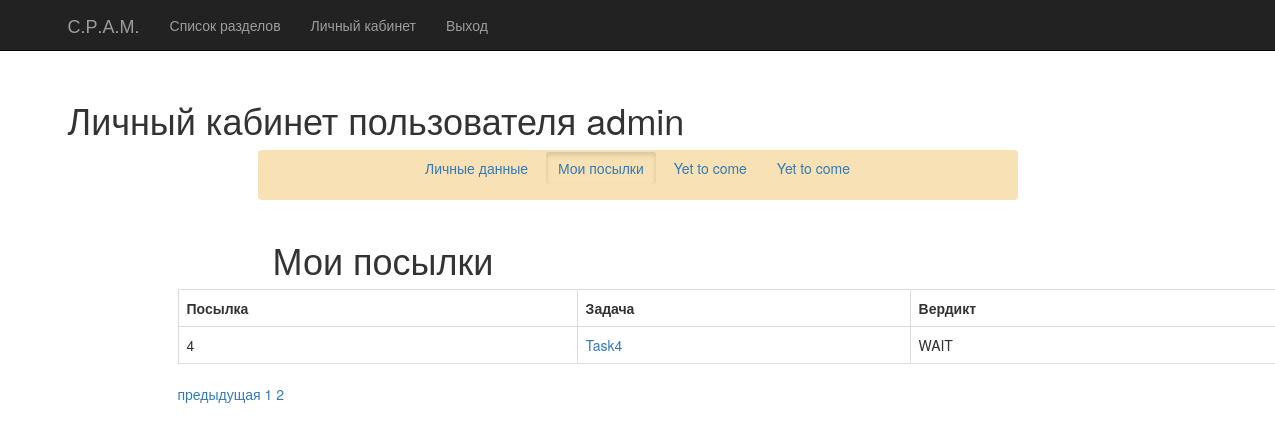
/personal_account/submissions?page=3 (signed in), run on an earlier commit of the app's database.
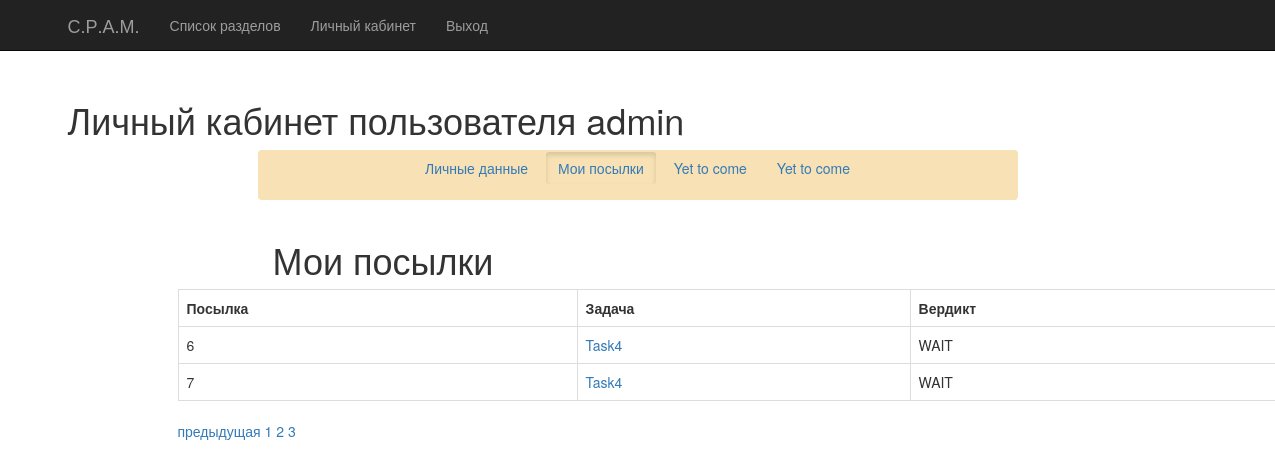
And on a later commit of the database.
### upp_app/models.py (models this page shows)
class Submission(models.Model):
    id_user = models.ForeignKey(User)
    id_task = models.ForeignKey(Task)
    id_section = models.ForeignKey(Section)
    status = models.CharField(max_length=10)

class Task(models.Model):
    rating = models.IntegerField()
    name = models.CharField(max_length=50)
    datalink = models.CharField(max_length=100)
    def __str__(self):
        return self.name

### personal_account/views.py (the view)
def submissions(request):
    if not request.user.is_authenticated():
        return redirect('access')
    pages = []
    submission = Submission.objects.all().filter(id_user=auth.get_user(request).id)
    paginator = Paginator(submission, 2) # Show 25 contacts per page
    page = request.GET.get('page')
    try:
        contacts = paginator.page(page)
    except PageNotAnInteger:
        contacts = paginator.page(1)
    except EmptyPage:
        contacts = paginator.page(paginator.num_pages)
    for i in range(1,paginator.num_pages+1):
        pages.append(i)
    return render(request, 'personal_account/submissions.html', {"contacts": contacts, "pages": pages})

### personal_account/templates/personal_account/submissions.html (shortened to what this page needs)
{% extends 'menu/base.html' %}
{% load staticfiles %}
{% block content %}
    <h1>Личный кабинет пользователя {{ user.username }}</h1>
    <nav class="navbar col-md-8 col-md-offset-2 " style="background-color: #f7e1b5;">
        <div id="navbar" class="collapse navbar-collapse" align="center">
            <a href="{% url 'private_data' %}" class="btn">Личные данные</a>
            <a href="{% url 'submissions' %}" class="btn active">Мои посылки</a>
            <a href="{% url 'process' %}" class="btn">Yet to come</a>
            <a href="{% url 'process' %}" class="btn">Yet to come</a>
        </div>
    </nav>
    <br>
        <div class="col-lg-offset-2 col-md-8 col-sm-8">
            <h1>Мои посылки</h1>
        </div>
    <div class="col-lg-offset-1 col-md-12 col-sm-12">
       <table class="table table-bordered">
           <tr>
               <th>Посылка</th>
               <th>Задача</th>
               <th>Вердикт</th>
           </tr>
               {% for contact in contacts %}
                   <tr>
                       <td>{{ contact.id }}</td>
                       <td><a href="{% url 'task_page' contact.id_task_id contact.id_section_id %}">{{ contact.id_task }}</a></td>
                       <td>{{ contact.status }}</td>
                   </tr>
               {% endfor %}
       </table>
    <span class="step-links">
        {% if contacts.has_previous %}
            <a href="?page={{ contacts.previous_page_number }}">предыдущая</a>
        {% endif %}
        {% for number in pages %}
            <a href="?page={{ number }}">{{ number }}</a>
        {% endfor %}
    </span>
    </div>
 {% endblock %}

### menu/templates/menu/base.html (shortened to what this page needs)
<!DOCTYPE html>
<html lang="en">
  <head>
    <link href="https://maxcdn.bootstrapcdn.com/bootswatch/3.3.5/flatly/bootstrap.min.css" rel="stylesheet">
  </head>
  <body>
    <nav class="navbar navbar-inverse navbar-fixed-top">
      <div class="container">
        <div class="navbar-header">
          <a class="navbar-brand" href="{% url 'main' %}">С.Р.А.М.</a>
        </div>
        <div id="navbar" class="collapse navbar-collapse">
           <ul class="nav navbar-nav">
            <li><a href="{% url 'section_list' %}">Список разделов</a></li>
          {% if request.user.is_authenticated %}
            <li><a href="{% url 'private_data' %}">Личный кабинет</a></li>
            <li><a href="{% url 'logout' %}">Выход</a></li>
          {% else %}
                <li><a href="{% url 'registration' %}">Регистрация</a></li>
                <li><a href="{% url 'login' %}">Авторизация</a></li>
          {% endif %}
          </ul>
        </div>
      </div>
    </nav>
    <div class="container" style="margin-top: 80px;">
        {% block content %}
        {% endblock %}
    </div>
  </body>
</html>

What changed in the data, as far as the page shows it:
no longer on this page (row unchanged): Submission: id "4", id_task "Task4", status "WAIT"
added Submission: id "6", id_task "Task4", status "WAIT"
added Submission: id "7", id_task "Task4", status "WAIT"
Also different on the page:
new list line: "3"
